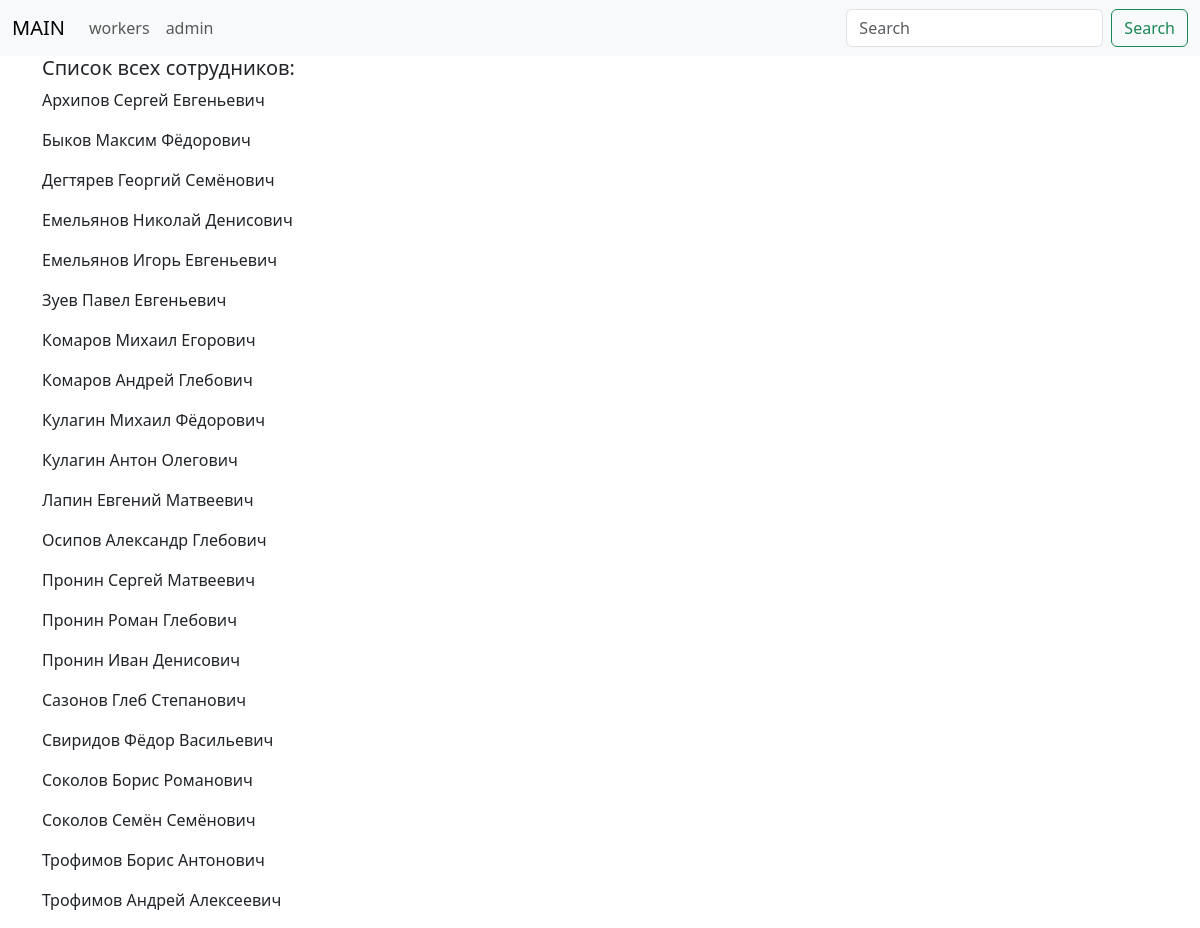
Page /all_workers/ on the committed database.
### core/models.py (models this page shows, shortened)
class Employee(models.Model):
    last_name = models.CharField(max_length=255)
    first_name = models.CharField(max_length=255)
    middle_name = models.CharField(max_length=255)
    employee_number = models.BigIntegerField(unique=True, default=None)
    """Отношения между моделями"""
    department = models.ForeignKey(
        'Department',  # главная модель с которой строятся отношения One to Many
        on_delete=models.SET_NULL,  # обязательный аргумент, поведение при удалении связанного экземпляра
        null=True,  # разрешает оставлять пустое поле в базе данных
        blank=True,  # разрешает оставлять пустое поле при заполнении форм (не имеет отношения к базе данных)
        related_name='employees'  # присваивает связанное имя (если явно не указывать, то сгенерируется автоматически)
    )
    class Meta:
        ordering = ['last_name']

### core/views.py (the view)
# urls.py: path('all_workers/', AllWorkers.as_view(), name='all_workers_url'),
class AllWorkers(View):
    def get(self, request):
        search_query = request.GET.get('search', '')
        if search_query:
            workers = Employee.objects.filter(last_name__icontains=search_query)
        else:
            workers = Employee.objects.all()
        context = {'workers': workers}
        return render(request, 'stuff/all_workers.html', context)

### core/templates/stuff/all_workers.html
{% extends 'base.html' %}
{% block content %}
    <h5>Список всех сотрудников:</h5>
    {% for worker in workers %}
        <p>
            {{ worker.last_name }} {{ worker.first_name }} {{ worker.middle_name }}
        </p>
    {% endfor %}
{% endblock %}

### rows in the picture
Employee: last_name "Архипов", first_name "Сергей", middle_name "Евгеньевич"
Employee: last_name "Быков", first_name "Максим", middle_name "Фёдорович"
Employee: last_name "Дегтярев", first_name "Георгий", middle_name "Семёнович"
Employee: last_name "Емельянов", first_name "Николай", middle_name "Денисович"
Employee: last_name "Емельянов", first_name "Игорь", middle_name "Евгеньевич"
Employee: last_name "Зуев", first_name "Павел", middle_name "Евгеньевич"
Employee: last_name "Комаров", first_name "Михаил", middle_name "Егорович"
Employee: last_name "Комаров", first_name "Андрей", middle_name "Глебович"
Employee: last_name "Кулагин", first_name "Михаил", middle_name "Фёдорович"
Employee: last_name "Кулагин", first_name "Антон", middle_name "Олегович"
Employee: last_name "Лапин", first_name "Евгений", middle_name "Матвеевич"
Employee: last_name "Осипов", first_name "Александр", middle_name "Глебович"
Employee: last_name "Пронин", first_name "Сергей", middle_name "Матвеевич"
Employee: last_name "Пронин", first_name "Роман", middle_name "Глебович"
Employee: last_name "Пронин", first_name "Иван", middle_name "Денисович"
Employee: last_name "Сазонов", first_name "Глеб", middle_name "Степанович"
Employee: last_name "Свиридов", first_name "Фёдор", middle_name "Васильевич"
Employee: last_name "Соколов", first_name "Борис", middle_name "Романович"
Employee: last_name "Соколов", first_name "Семён", middle_name "Семёнович"
Employee: last_name "Трофимов", first_name "Борис", middle_name "Антонович"
Employee: last_name "Трофимов", first_name "Андрей", middle_name "Алексеевич"
